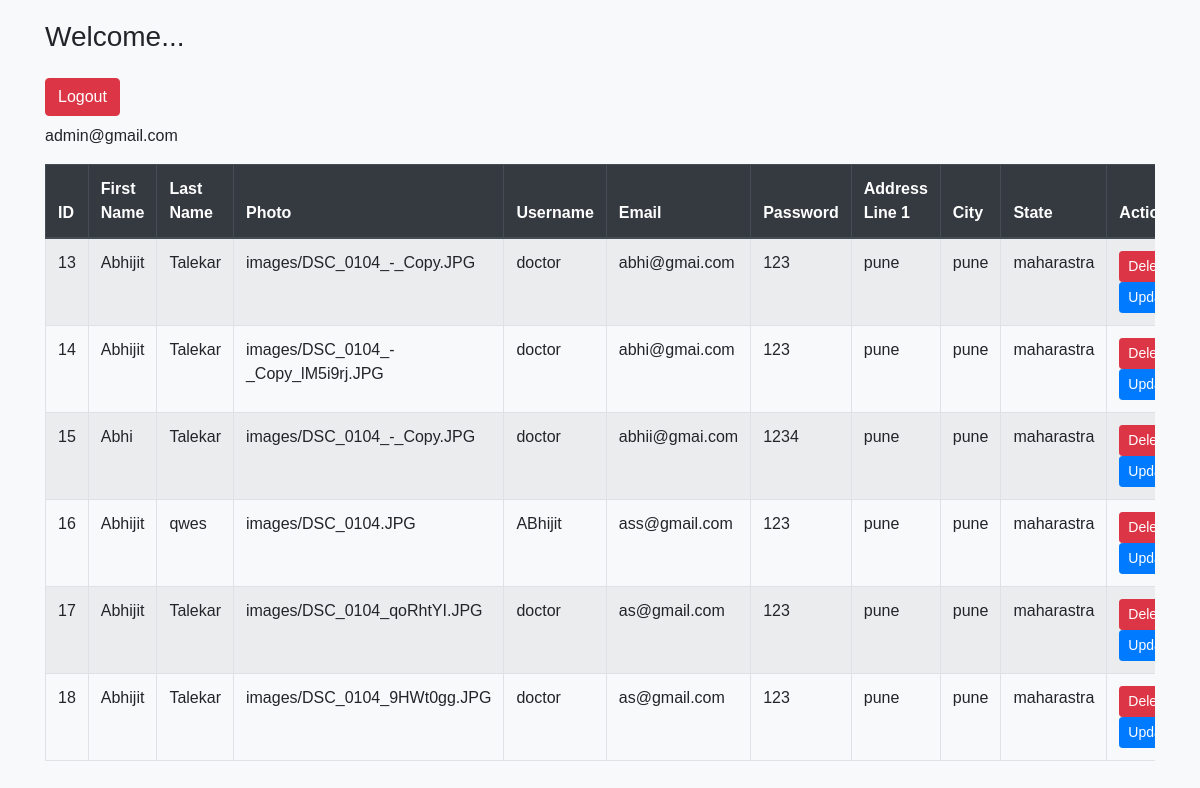
Screenshot of /Docter_dashbord (signed in) with the database file from the repository.
### myapp/models.py (models this page shows)
class hospitaldash(models.Model):
    first_name = models.CharField(max_length=100)
    last_name = models.CharField(max_length=100)
    username = models.CharField(max_length=100)
    email = models.EmailField(max_length=100)
    password = models.CharField(max_length=100)
    address_line1 = models.CharField(max_length=255)
    city = models.CharField(max_length=100)
    state = models.CharField(max_length=100)
    pincode = models.CharField(max_length=20)
    photo  = models.FileField(upload_to="images")

### myapp/views.py (the view)
# urls.py: path('Docter_dashbord',views.Docter_dashbord),
def Docter_dashbord(request):
    data=hospitaldash.objects.all()  #select*from student
    return render(request,'Docter_dash.html',{'data':data})

### templates/Docter_dash.html (shortened to what this page needs)
<!DOCTYPE html>
<html lang="en">
<head>
    <link rel="stylesheet" href="https://stackpath.bootstrapcdn.com/bootstrap/4.5.2/css/bootstrap.min.css">
</head>
<body>
    <div class="container" >
        <h3 class="mb-4">Welcome...</h3>
        <a href="/logout" class="btn btn-danger">Logout</a>
        <p class="mt-2">{{ request.session.username }}</p>
        <div class="table-responsive" >
            <table class="table table-bordered table-striped">
                <thead class="thead-dark">
                    <tr>
                        <th>ID</th>
                        <th>First Name</th>
                        <th>Last Name</th>
                        <th>Photo</th>
                        <th>Username</th>
                        <th>Email</th>
                        <th>Password</th>
                        <th>Address Line 1</th>
                        <th>City</th>
                        <th>State</th>
                        <th>Actions</th>
                    </tr>
                </thead>
                <tbody>
                    {% for i in data %}
                    <tr>
                        <td>{{ i.id }}</td>
                        <td>{{ i.first_name }}</td>
                        <td>{{ i.last_name }}</td>
                        <td>{{ i.photo }}</td>
                        <td>{{ i.username }}</td>
                        <td>{{ i.email }}</td>
                        <td>{{ i.password }}</td>
                        <td>{{ i.address_line1 }}</td>
                        <td>{{ i.city }}</td>
                        <td>{{ i.state }}</td>
                        <td>
                            <a href="/deletepatiant?id={{ i.id }}" class="btn btn-danger btn-sm">Delete</a>
                            <a href="/profileupdate?id={{ i.id }}" class="btn btn-primary btn-sm">Update</a>
                        </td>
                    </tr>
                    {% endfor %}
                </tbody>
            </table>
        </div>
    </div>
</body>
</html>

### templates/Docter_dash.html (style rules this page uses)
body { font-family: Arial, sans-serif; background-color: #f8f9fa; }
.container { margin-top: 20px; }
th { background-color: #007bff; color: #fff; }
td a { color: #007bff; margin-right: 10px; text-decoration: none; transition: color 0.3s ease; }

### rows the page displays
hospitaldash: id "13", first_name "Abhijit", last_name "Talekar", photo "images/DSC_0104_-_Copy.JPG", username "doctor", email "abhi@gmai.com", password "123", address_line1 "pune", city "pune", state "maharastra"
hospitaldash: id "14", first_name "Abhijit", last_name "Talekar", photo "images/DSC_0104_-_Copy_lM5i9rj.JPG", username "doctor", email "abhi@gmai.com", password "123", address_line1 "pune", city "pune", state "maharastra"
hospitaldash: id "15", first_name "Abhi", last_name "Talekar", photo "images/DSC_0104_-_Copy.JPG", username "doctor", email "abhii@gmai.com", password "1234", address_line1 "pune", city "pune", state "maharastra"
hospitaldash: id "16", first_name "Abhijit", last_name "qwes", photo "images/DSC_0104.JPG", username "ABhijit", email "ass@gmail.com", password "123", address_line1 "pune", city "pune", state "maharastra"
hospitaldash: id "17", first_name "Abhijit", last_name "Talekar", photo "images/DSC_0104_qoRhtYI.JPG", username "doctor", email "as@gmail.com", password "123", address_line1 "pune", city "pune", state "maharastra"
hospitaldash: id "18", first_name "Abhijit", last_name "Talekar", photo "images/DSC_0104_9HWt0gg.JPG", username "doctor", email "as@gmail.com", password "123", address_line1 "pune", city "pune", state "maharastra"

### other values shown
{{ request.session.username }} "admin@gmail.com"
